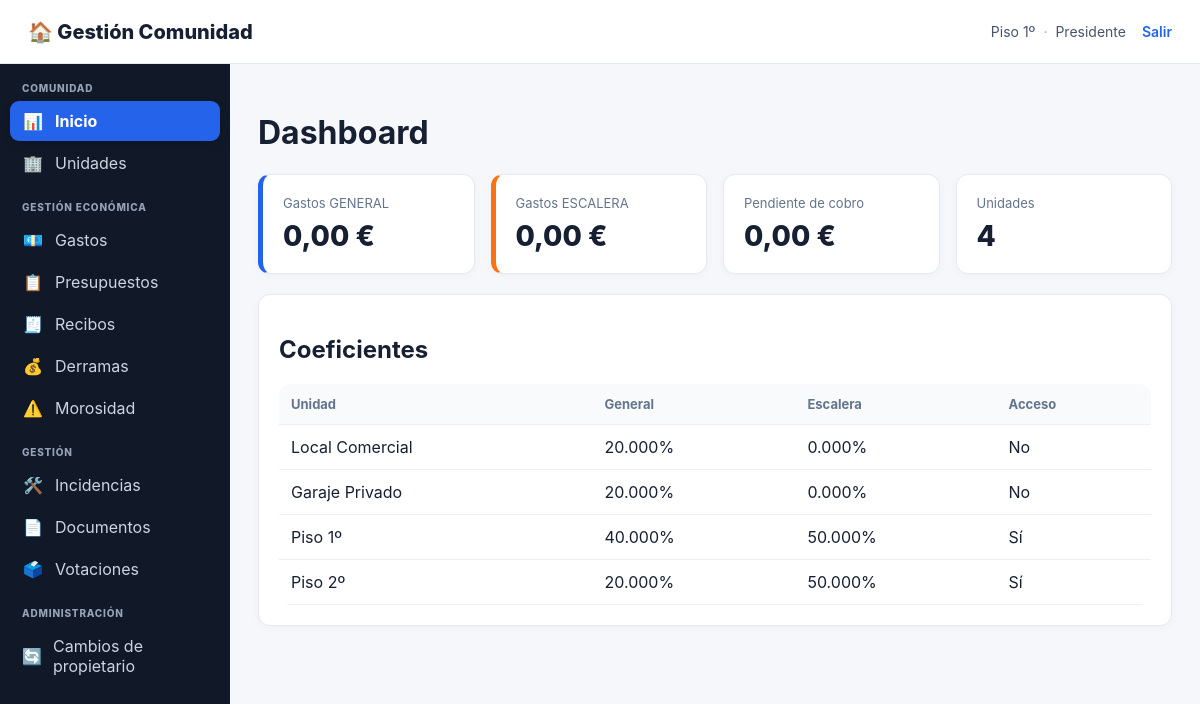
/index.php (signed in), run on the app's committed database.
### tables this page shows
CREATE TABLE usuarios (
 id INT AUTO_INCREMENT PRIMARY KEY,
 email VARCHAR(190) UNIQUE NOT NULL,
 password_hash VARCHAR(255) NOT NULL,
 unidad_id INT NULL,
 rol VARCHAR(50) NOT NULL DEFAULT 'PROPIETARIO_SIN_ESCALERA',
 rol_id INT NULL,
 activo TINYINT(1) NOT NULL DEFAULT 1,
 created_at TIMESTAMP DEFAULT CURRENT_TIMESTAMP,
 INDEX idx_usuarios_unidad (unidad_id),
 INDEX idx_usuarios_rol_id (rol_id),
 FOREIGN KEY (unidad_id) REFERENCES unidades(id) ON DELETE SET NULL,
 FOREIGN KEY (rol_id) REFERENCES roles(id) ON DELETE SET NULL
);

CREATE TABLE unidades (
 id INT AUTO_INCREMENT PRIMARY KEY,
 nombre VARCHAR(100) NOT NULL,
 propietario VARCHAR(150) NOT NULL,
 email VARCHAR(190),
 telefono VARCHAR(50),
 coef_general DECIMAL(6,3) NOT NULL,
 coef_escalera DECIMAL(6,3) NOT NULL DEFAULT 0,
 tiene_acceso_escalera TINYINT(1) NOT NULL DEFAULT 0,
 m2 DECIMAL(10,2),
 created_at TIMESTAMP DEFAULT CURRENT_TIMESTAMP
);

### app/auth.php (called while the page is built, shortened)
<?php
require_once __DIR__.'/db.php';
function require_login() {
    if (!current_user()) {
        header('Location: index.php?page=login');
        exit;
    }
}
function current_user() {
    global $pdo;
    static $loaded = false;
    static $user = null;
    if ($loaded) return $user;
    $loaded = true;
    $id = (int)($_SESSION['user']['id'] ?? 0);
    try {
        $st=$pdo->prepare("SELECT u.*, un.nombre AS unidad_nombre, un.tiene_acceso_escalera
            FROM usuarios u
            LEFT JOIN unidades un ON un.id=u.unidad_id
            WHERE u.id=? LIMIT 1");
        $st->execute([$id]);
        $row=$st->fetch();
        $rs=$pdo->prepare("SELECT r.id,r.codigo,r.nombre,r.activo
            FROM usuario_roles ur
            JOIN roles r ON r.id=ur.rol_id
            WHERE ur.usuario_id=? AND r.activo=1
            ORDER BY r.sistema DESC,r.nombre");
        $rs->execute([$id]);
        $roles=$rs->fetchAll();
        $row['roles']=$roles;
        $row['role_codes']=array_column($roles,'codigo');
        $row['role_names']=array_column($roles,'nombre');
        $row['rol_nombre']=$roles ? implode(', ',$row['role_names']) : '';
        $row['rol']=$roles ? $row['role_codes'][0] : ($row['rol']??'');
        $user=$row;
        return $user;
    } catch (Throwable $e) {
        $user=$_SESSION['user']??null;
        return $user;
    }
}
function can($permission) {
    global $pdo;
    $u=current_user();
    try {
        $st=$pdo->prepare("SELECT 1
            FROM usuario_roles ur
            JOIN roles r ON r.id=ur.rol_id AND r.activo=1
            JOIN rol_permisos rp ON rp.rol_id=r.id
            JOIN permisos p ON p.id=rp.permiso_id AND p.codigo=?
            JOIN usuarios u ON u.id=ur.usuario_id AND u.activo=1
            WHERE ur.usuario_id=? LIMIT 1");
        $st->execute([$permission,$u['id']]);
        if ($st->fetchColumn()) return true;
    } catch(Throwable $e) {
        try {
            $st=$pdo->prepare("SELECT 1
                FROM usuarios u
                JOIN roles r ON r.id=u.rol_id AND r.activo=1
                JOIN rol_permisos rp ON rp.rol_id=r.id
                JOIN permisos p ON p.id=rp.permiso_id AND p.codigo=?
                WHERE u.id=? AND u.activo=1 LIMIT 1");
            $st->execute([$permission,$u['id']]);
            return (bool)$st->fetchColumn();
        } catch(Throwable $e2) {
            return false;
        }
    }
    return false;
}
?>

### app/functions.php (called while the page is built, shortened)
<?php
function h($v){ return htmlspecialchars((string)$v, ENT_QUOTES, 'UTF-8'); }

### public/index.php (the view, shortened to what this page needs)
<?php
require_once __DIR__.'/../app/auth.php';
require_once __DIR__.'/../app/functions.php';
$page=$_GET['page']??'dashboard';
    ?><!doctype html><html lang="es"><head><meta charset="utf-8"><title>Acceso</title><link rel="stylesheet" href="style.css"><link rel="icon" type="image/svg+xml" href="favicon.svg"></head><body>
    <?php
require_login();
function layout_start($title){
    $u=current_user();
    $currentPage=$_GET['page']??'dashboard';
    ?><!doctype html><html lang="es"><head><meta charset="utf-8"><meta name="viewport" content="width=device-width,initial-scale=1"><title><?=h($title)?> · Gestión Comunidad</title><link rel="stylesheet" href="style.css"></head><body>
    <header class="top"><div class="brand">🏠 Gestión Comunidad</div><div class="user-info"><span><?=h($u['unidad_nombre']??'')?></span><span class="user-separator">·</span><span><?=h($u['rol_nombre']??role_label($u['rol']))?></span><a class="logout" href="index.php?page=logout">Salir</a></div></header><div class="wrap"><aside class="sidebar">
    <nav class="sidebar-nav">
        <div class="nav-title">Comunidad</div>
        <a class="nav-link<?=($currentPage==='dashboard'?' active':'')?>" href="index.php"><span class="nav-icon">📊</span><span>Inicio</span></a>
        <?php if(can('GESTION_UNIDADES')): ?><a class="nav-link<?=($currentPage==='unidades'?' active':'')?>" href="index.php?page=unidades"><span class="nav-icon">🏢</span><span>Unidades</span></a><?php endif; ?>
        <div class="nav-title">Gestión económica</div>
        <a class="nav-link<?=($currentPage==='gastos'?' active':'')?>" href="index.php?page=gastos"><span class="nav-icon">💶</span><span>Gastos</span></a>
        <a class="nav-link<?=($currentPage==='presupuestos'?' active':'')?>" href="index.php?page=presupuestos"><span class="nav-icon">📋</span><span>Presupuestos</span></a>
        <a class="nav-link<?=($currentPage==='recibos'?' active':'')?>" href="index.php?page=recibos"><span class="nav-icon">🧾</span><span>Recibos</span></a>
        <a class="nav-link<?=($currentPage==='derramas'?' active':'')?>" href="index.php?page=derramas"><span class="nav-icon">💰</span><span>Derramas</span></a>
        <a class="nav-link<?=($currentPage==='morosidad'?' active':'')?>" href="index.php?page=morosidad"><span class="nav-icon">⚠️</span><span>Morosidad</span></a>
        <div class="nav-title">Gestión</div>
        <a class="nav-link<?=($currentPage==='incidencias'?' active':'')?>" href="index.php?page=incidencias"><span class="nav-icon">🛠️</span><span>Incidencias</span></a>
        <a class="nav-link<?=($currentPage==='documentos'?' active':'')?>" href="index.php?page=documentos"><span class="nav-icon">📄</span><span>Documentos</span></a>
        <a class="nav-link<?=($currentPage==='votaciones'?' active':'')?>" href="index.php?page=votaciones"><span class="nav-icon">🗳️</span><span>Votaciones</span></a>
        <?php if(can('GESTION_USUARIOS') || can('GESTION_ROLES') || can('CAMBIO_PROPIETARIO') || can('GESTION_BACKUPS')): ?>
        <div class="nav-title">Administración</div>
        <?php if(can('CAMBIO_PROPIETARIO')): ?><a class="nav-link<?=($currentPage==='propietarios'?' active':'')?>" href="index.php?page=propietarios"><span class="nav-icon">🔄</span><span>Cambios de propietario</span></a><?php endif; ?>
        <?php endif; ?>
    </nav>
    </aside><main class="main"><?php
}
function layout_end(){ ?></main></div></body></html><?php }
layout_start(ucfirst($page));
switch($page){case 'backups':
case 'dashboard':
    $un=$pdo->query("SELECT * FROM unidades ORDER BY id")->fetchAll();
    $g=(float)$pdo->query("SELECT COALESCE(SUM(importe_total),0) x FROM gastos WHERE tipo_gasto='GENERAL'")->fetch()['x'];
    $e=(float)$pdo->query("SELECT COALESCE(SUM(importe_total),0) x FROM gastos WHERE tipo_gasto='ESCALERA'")->fetch()['x'];
    $pend=(float)$pdo->query("SELECT COALESCE(SUM(total),0) x FROM recibos WHERE estado<>'PAGADO'")->fetch()['x'];
    echo '<h1>Dashboard</h1><div class="grid">';
    echo '<div class="card general"><div class="muted">Gastos GENERAL</div><div class="big">'.number_format($g,2,',','.').' €</div></div>';
    echo '<div class="card escalera"><div class="muted">Gastos ESCALERA</div><div class="big">'.number_format($e,2,',','.').' €</div></div>';
    echo '<div class="card"><div class="muted">Pendiente de cobro</div><div class="big">'.number_format($pend,2,',','.').' €</div></div>';
    echo '<div class="card"><div class="muted">Unidades</div><div class="big">'.count($un).'</div></div></div><br>';
    echo '<div class="card"><h2>Coeficientes</h2><table><tr><th>Unidad</th><th>General</th><th>Escalera</th><th>Acceso</th></tr>';
    foreach($un as $x) echo '<tr><td>'.h($x['nombre']).'</td><td>'.$x['coef_general'].'%</td><td>'.$x['coef_escalera'].'%</td><td>'.($x['tiene_acceso_escalera']?'Sí':'No').'</td></tr>';
    echo '</table></div>';
break;
}
layout_end();

### public/style.css (style rules this page uses)
* { box-sizing:border-box }
body { margin:0;font-family:Inter,Arial,sans-serif;background:#f5f7fb;color:#172033 }
.top { height:64px;background:#fff;border-bottom:1px solid #e5e9f0;display:flex;align-items:center;justify-content:space-between;padding:0 28px }
.brand { font-weight:800;font-size:20px }
.wrap { display:flex;min-height:calc(100vh - 64px) }
aside { width:230px;background:#111827;color:#cbd5e1;padding:20px 12px }
aside a { display:block;padding:10px 13px;border-radius:8px;color:#cbd5e1;text-decoration:none;margin:3px 0 }
.main { flex:1;padding:28px;max-width:1500px }
.grid { display:grid;grid-template-columns:repeat(4,1fr);gap:16px }
.card { background:white;border:1px solid #e5e9f0;border-radius:12px;padding:20px;box-shadow:0 2px 8px #00000008 }
.big { font-size:28px;font-weight:800;margin-top:8px }
.muted { color:#64748b;font-size:13px }
.general { border-left:5px solid #2563eb }
.escalera { border-left:5px solid #f97316 }
table { width:100%;border-collapse:collapse;background:#fff;border-radius:12px;overflow:hidden }
th,td { padding:12px;border-bottom:1px solid #edf0f4;text-align:left }
th { font-size:13px;color:#64748b;background:#f8fafc }
.nav-title { font-size:11px;text-transform:uppercase;color:#64748b;margin:20px 12px 5px }
.sidebar { padding:18px 10px;background:#111827 }
.sidebar-nav { position:sticky;top:12px }
.nav-title { font-size:10px;letter-spacing:.08em;font-weight:800;text-transform:uppercase;color:#94a3b8;margin:18px 12px 7px }
.nav-title:first-child { margin-top:0 }
.nav-link { display:flex;align-items:center;gap:11px;padding:10px 12px;border-radius:9px;color:#cbd5e1;text-decoration:none;margin:2px 0;transition:background .15s,color .15s,transform .15s }
.nav-link.active { background:#2563eb;color:#fff;font-weight:700;box-shadow:0 4px 10px #00000020 }
.nav-icon { width:22px;text-align:center;font-size:16px;line-height:1 }
.user-info { display:flex;align-items:center;gap:8px;color:#475569;font-size:14px }
.user-separator { color:#94a3b8 }
.logout { color:#2563eb;text-decoration:none;font-weight:600;margin-left:8px }

### data on the page
usuarios: unidad.nombre "Piso 1º"
unidades: nombre "Local Comercial", coef_general "20.000", coef_escalera "0.000", tiene_acceso_escalera "No"
unidades: nombre "Garaje Privado", coef_general "20.000", coef_escalera "0.000", tiene_acceso_escalera "No"
unidades: nombre "Piso 1º", coef_general "40.000", coef_escalera "50.000", tiene_acceso_escalera "Sí"
unidades: nombre "Piso 2º", coef_general "20.000", coef_escalera "50.000", tiene_acceso_escalera "Sí"

### other printed values
$u['rol_nombre'] "Presidente"
$g "0,00"
$e "0,00"
$pend "0,00"
count($un) "4"
